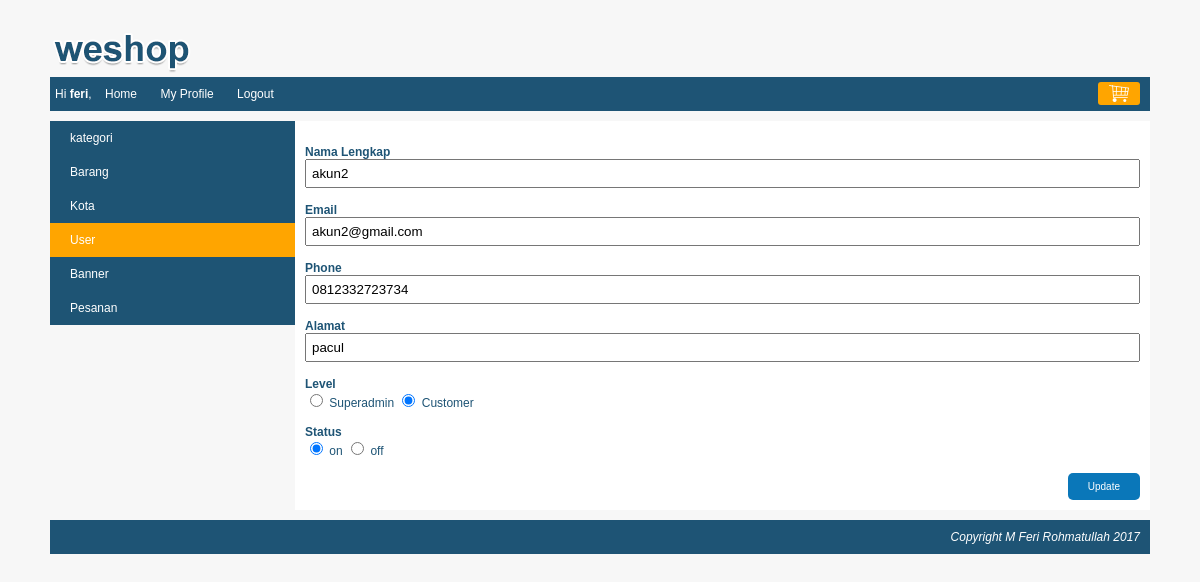
/index.php?page=my_profile&module=user&action=form&user_id=8 (signed in), run on the app's committed database.
### tables this page shows
CREATE TABLE IF NOT EXISTS `user` (
`user_id` int(10) NOT NULL,
  `level` varchar(30) NOT NULL,
  `nama` varchar(150) NOT NULL,
  `email` varchar(160) NOT NULL,
  `alamat` varchar(400) NOT NULL,
  `phone` varchar(15) NOT NULL,
  `password` varchar(300) NOT NULL,
  `status` enum('on','off') NOT NULL
);

### module/user/form.php (the view)
<?php
    $user_id = isset($_GET['user_id']) ? $_GET['user_id'] : "";
	$button = "Update";
	$queryUser = mysqli_query($koneksi, "SELECT * FROM user WHERE user_id='$user_id'");
	$row=mysqli_fetch_array($queryUser);
	$nama = $row["nama"];
	$email = $row["email"];
	$phone = $row["phone"];
	$alamat = $row["alamat"];
	$status = $row["status"];
	$level = $row["level"];
?>
<form action="<?php echo BASE_URL."module/user/action.php?user_id=$user_id"?>" method="POST">
	<div class="element-form">
		<label>Nama Lengkap</label>
		<span><input type="text" name="nama" value="<?php echo $nama; ?>" /></span>
	</div>
	<div class="element-form">
		<label>Email</label>
		<span><input type="text" name="email" value="<?php echo $email; ?>" /></span>
	</div>
	<div class="element-form">
		<label>Phone</label>
		<span><input type="text" name="phone" value="<?php echo $phone; ?>" /></span>
	</div>
	<div class="element-form">
		<label>Alamat</label>
		<span><input type="text" name="alamat" value="<?php echo $alamat; ?>" /></span>
	</div>
	<div class="element-form">
		<label>Level</label>
		<span>
			<input type="radio" value="superadmin" name="level" <?php if($level == "superadmin"){ echo "checked"; } ?> /> Superadmin
			<input type="radio" value="customer" name="level" <?php if($level == "customer"){ echo "checked"; } ?> /> Customer
		</span>
	</div>
	<div class="element-form">
		<label>Status</label>
		<span>
			<input type="radio" value="on" name="status" <?php if($status == "on"){ echo "checked"; } ?> /> on
			<input type="radio" value="off" name="status" <?php if($status == "off"){ echo "checked"; } ?> /> off
		</span>
	</div>
	<div class="element-form">
		<span><input type="submit" name="button" value="<?php echo $button; ?>" class="submit-my-profile" /></span>
	</div>
</form>

### css/style.css (style rules this page uses)
body { font-family: arial; font-size: 12px; color:#1E5475; background: #F7F7F7; margin: 0px; }
.element-form { margin-bottom: 15px; }
.element-form label { display: block; font-weight:; }
.element-form span { display: block; }
.element-form span input[type="text"], input[type="password"], textarea, select, input[type="number"] { width: 100%; padding: 5px; box-sizing: border-box; }
.element-form label { font-weight: bold; }
.element-form input[type="submit"] { padding: 8px 20px; background-color: #0a77b9; border-radius: 5px; border: none; color: white; float: right; cursor: pointer; transition: background-color 0.5s; font-size: 10px; }
form { display: inline; margin-left: 7px; }
input[type="submit"] { background: #1e5475; border: none; color: white; padding: 5px 7px; border-radius: 2px; cursor: pointer; }

### data on the page
user: nama "akun2", email "akun2@gmail.com", phone "0812332723734", alamat "pacul", level "☑", status "☑"

### other printed values
$nama "feri"
